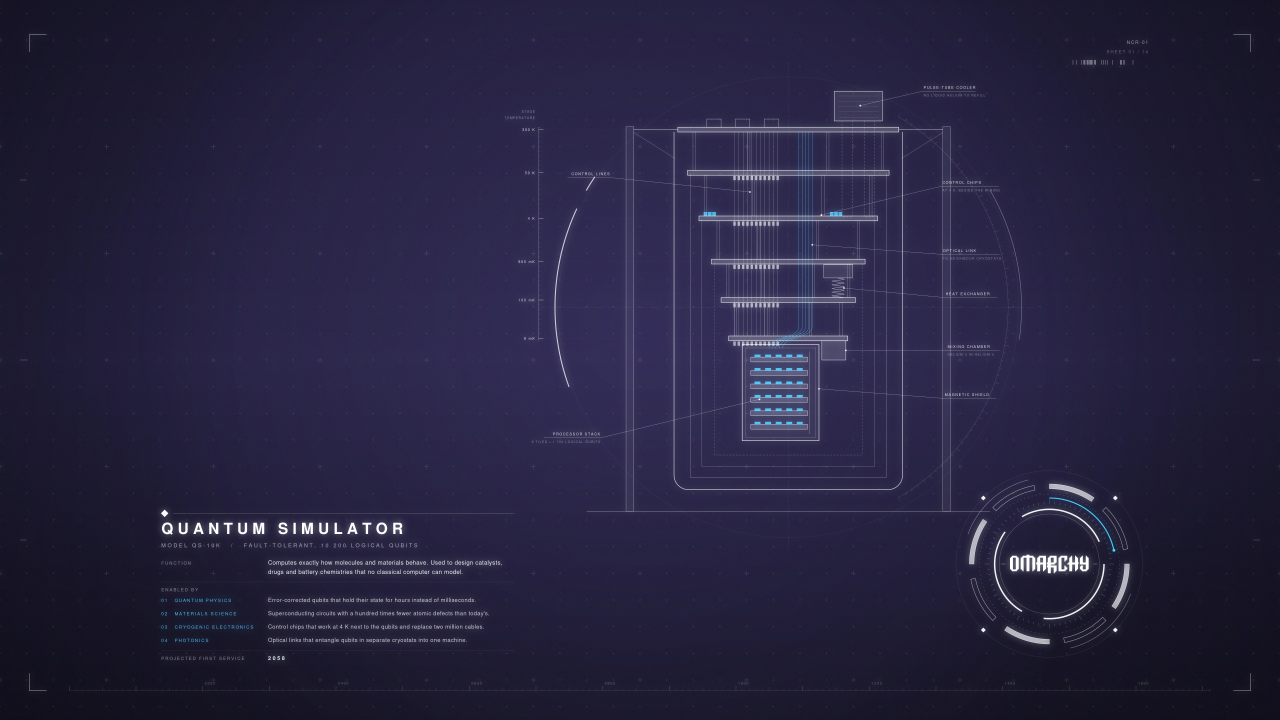
#> input picture backgrounds/01-quantum-simulator.webp, 5120 x 2880 px (shown at 1/4 size)
$ python make_readme_collage.py
#> lines starting #> are read from the running program, lines starting #| are printed output that depends on the picture
#!/usr/bin/env python3
"""Compose the promo from real production sheets; never redraw their content."""
from pathlib import Path
from PIL import Image, ImageDraw, ImageFont, ImageFilter

ROOT = Path(__file__).resolve().parents[1]
OUT = ROOT / 'previews/wallpaper-collage.webp'
W, H = 2400, 1430
TILT_DEGREES = 5
FONT = Path('/usr/share/fonts/gsfonts')
def font(size, face='NimbusSans-Regular.otf'):
    return ImageFont.truetype(str(FONT / face), size)

canvas = Image.new('RGBA', (W, H), '#090f1b')
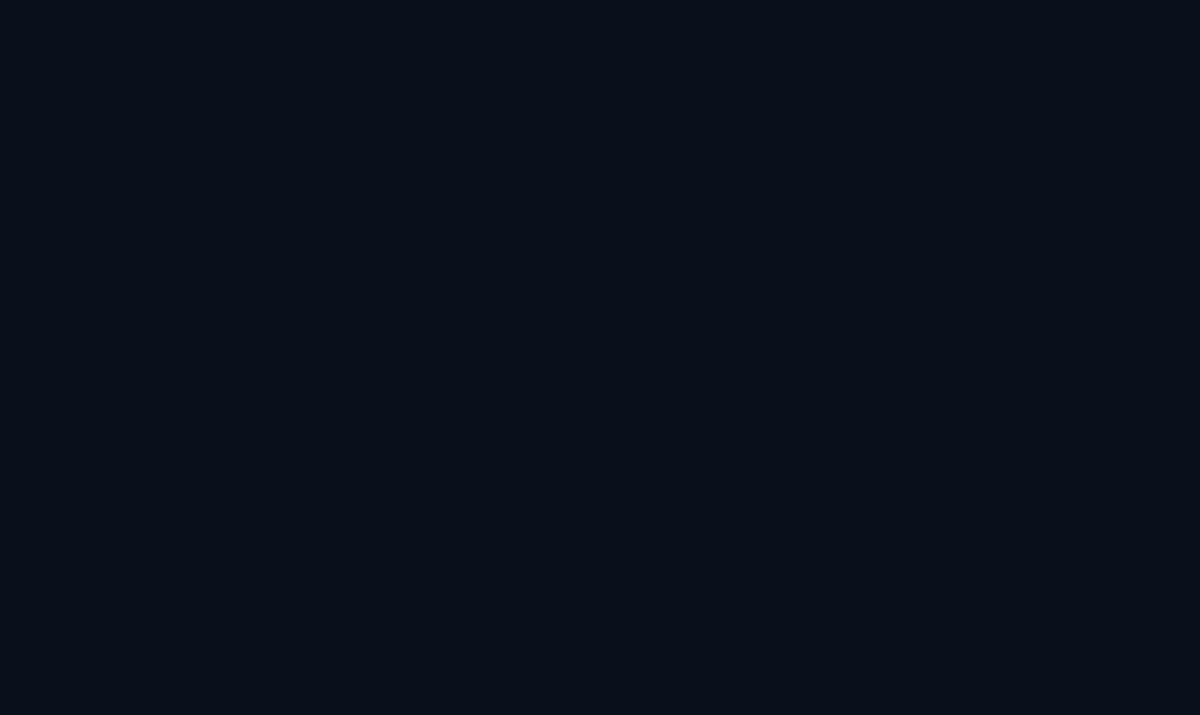
#> canvas: PIL image 2400x1430 RGBA (shown at 1/2 size); mean R, G, B, A 9, 15, 27, 255
draw = ImageDraw.Draw(canvas)
# Quiet engineering-paper registration marks behind the real prints.
for x in range(60, W, 120):
    for y in range(40, H, 120):
        draw.line((x-3,y,x+3,y), fill='#172332')
        draw.line((x,y-3,x,y+3), fill='#172332')
draw.text((94, 51), 'DESTINY    /    OMARCHY', font=font(27), fill='#98b2c3')
draw.text((1780, 51), 'A FIELD GUIDE TO TOMORROW', font=font(23), fill='#98b2c3')

# Original bitmap sheets on a slightly skewed print wall.
names = [
    '01-quantum-simulator', '03-fusion-transport', '04-greener', '02-sky-racer',
    '065-seam-surgeon', '12-volumetric-stage', '09-tether-climber', '11-organ-foundry',
    '006-manta-foil', '101-velvet-hammer', '025-fibre-braid', '110-spin-table',
]
tw, th, gap = 726, 408, 28
wall = Image.new('RGBA', (4*(tw+gap)+60, 3*(th+gap)+60))
#> wall: PIL image 3076x1368 RGBA; every value is 0
for i, name in enumerate(names):
    x = 30 + (i % 4)*(tw+gap)
    y = 30 + (i // 4)*(th+gap)
    sheet = Image.open(ROOT / 'backgrounds' / (name+'.webp')).convert('RGBA')
    sheet = sheet.resize((tw, th), Image.Resampling.LANCZOS)
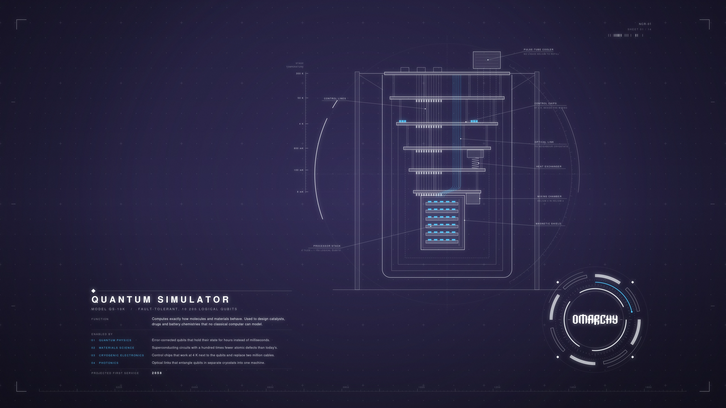
#> sheet: PIL image 726x408 RGBA; mean R, G, B, A 38.6, 35.2, 63.6, 255
    shadow = Image.new('RGBA', (tw+40, th+40))
#> shadow: PIL image 766x448 RGBA; every value is 0
    ImageDraw.Draw(shadow).rectangle((20,20,tw+20,th+20), fill=(0,0,0,180))
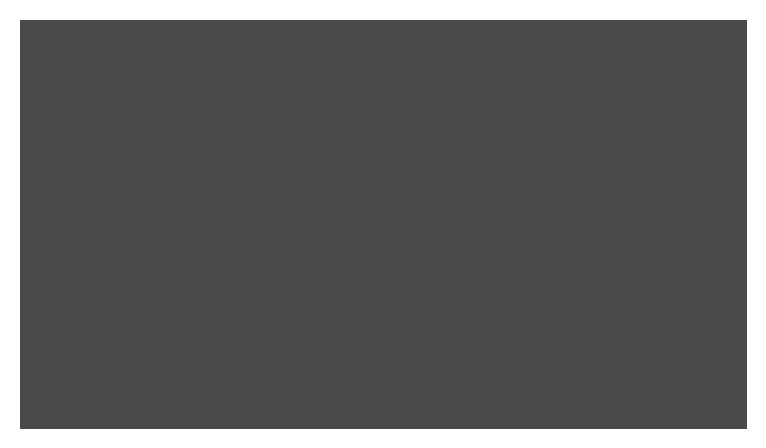
#> shadow: PIL image 766x448 RGBA; mean R, G, B, A 0, 0, 0, 156; transparent parts drawn white
    shadow = shadow.filter(ImageFilter.GaussianBlur(12))
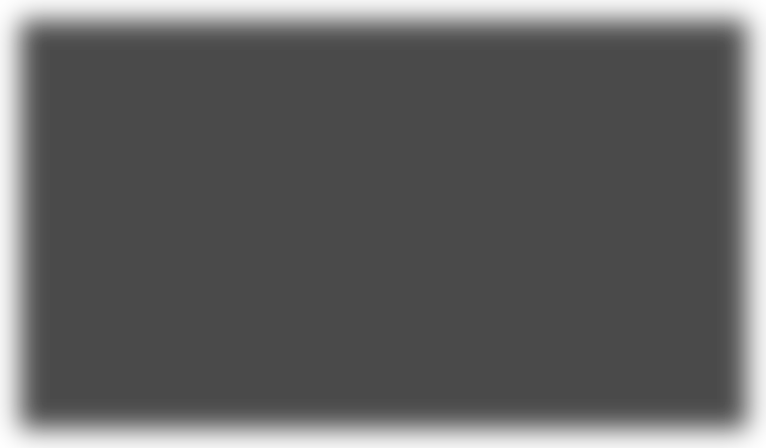
#> shadow: PIL image 766x448 RGBA; mean R, G, B, A 0, 0, 0, 155.8; transparent parts drawn white
    wall.alpha_composite(shadow, (x-12,y-8))
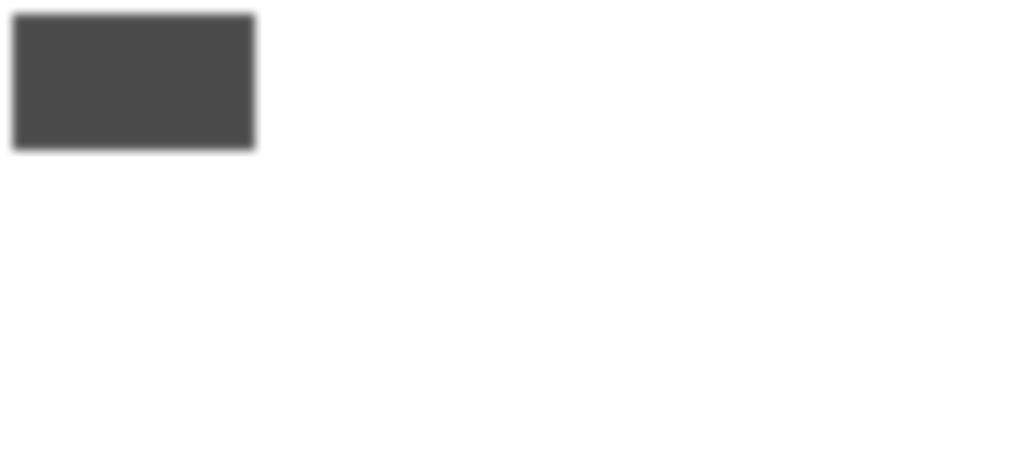
#> wall: PIL image 3076x1368 RGBA (shown at 1/3 size); mean R, G, B, A 0, 0, 0, 12.7; transparent parts drawn white
    wall.alpha_composite(sheet, (x,y))
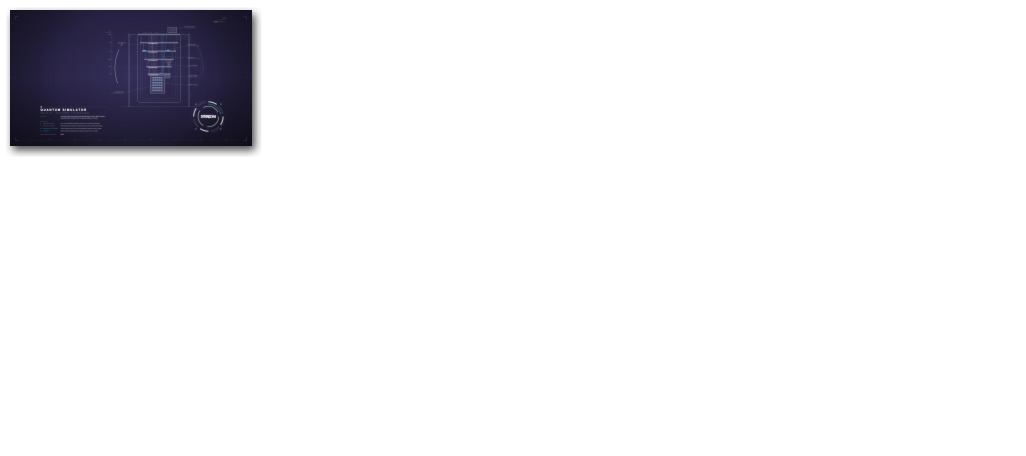
#> wall: PIL image 3076x1368 RGBA (shown at 1/3 size); mean R, G, B, A 2.7, 2.5, 4.5, 18.6; transparent parts drawn white
    ImageDraw.Draw(wall).rectangle((x,y,x+tw-1,y+th-1), outline='#485261',width=1)
#> (the run stopped early here; a loop or call above may not have finished)
